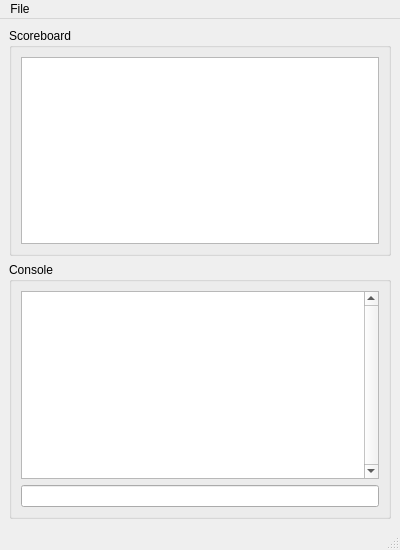
<?xml version="1.0" encoding="UTF-8"?>
<ui version="4.0">
 <class>RemoteConsole</class>
 <widget class="QMainWindow" name="RemoteConsole">
  <property name="geometry">
   <rect>
    <x>0</x>
    <y>0</y>
    <width>400</width>
    <height>550</height>
   </rect>
  </property>
  <property name="windowTitle">
   <string>Remote Console</string>
  </property>
  <widget class="QWidget" name="centralwidget">
   <layout class="QVBoxLayout" name="verticalLayout">
    <item>
     <widget class="QGroupBox" name="groupBox">
      <property name="title">
       <string>Scoreboard</string>
      </property>
      <layout class="QVBoxLayout" name="verticalLayout_2">
       <item>
        <widget class="QTableView" name="playerTable">
         <property name="editTriggers">
          <set>QAbstractItemView::NoEditTriggers</set>
         </property>
         <property name="wordWrap">
          <bool>false</bool>
         </property>
         <attribute name="verticalHeaderStretchLastSection">
          <bool>true</bool>
         </attribute>
         <attribute name="verticalHeaderStretchLastSection">
          <bool>true</bool>
         </attribute>
        </widget>
       </item>
      </layout>
     </widget>
    </item>
    <item>
     <widget class="QGroupBox" name="groupBox_2">
      <property name="title">
       <string>Console</string>
      </property>
      <layout class="QVBoxLayout" name="verticalLayout_3">
       <item>
        <widget class="QPlainTextEdit" name="console">
         <property name="verticalScrollBarPolicy">
          <enum>Qt::ScrollBarAlwaysOn</enum>
         </property>
         <property name="undoRedoEnabled">
          <bool>false</bool>
         </property>
         <property name="readOnly">
          <bool>true</bool>
         </property>
         <property name="plainText">
          <string notr="true"/>
         </property>
        </widget>
       </item>
       <item>
        <widget class="QLineEdit" name="consoleInput"/>
       </item>
      </layout>
     </widget>
    </item>
   </layout>
  </widget>
  <widget class="QMenuBar" name="menubar">
   <property name="geometry">
    <rect>
     <x>0</x>
     <y>0</y>
     <width>400</width>
     <height>22</height>
    </rect>
   </property>
   <widget class="QMenu" name="menuFile">
    <property name="title">
     <string>File</string>
    </property>
    <addaction name="actionDisconnect"/>
   </widget>
   <addaction name="menuFile"/>
  </widget>
  <widget class="QStatusBar" name="statusbar"/>
  <action name="actionDisconnect">
   <property name="text">
    <string>Disconnect</string>
   </property>
  </action>
 </widget>
 <resources/>
 <connections/>
</ui>
